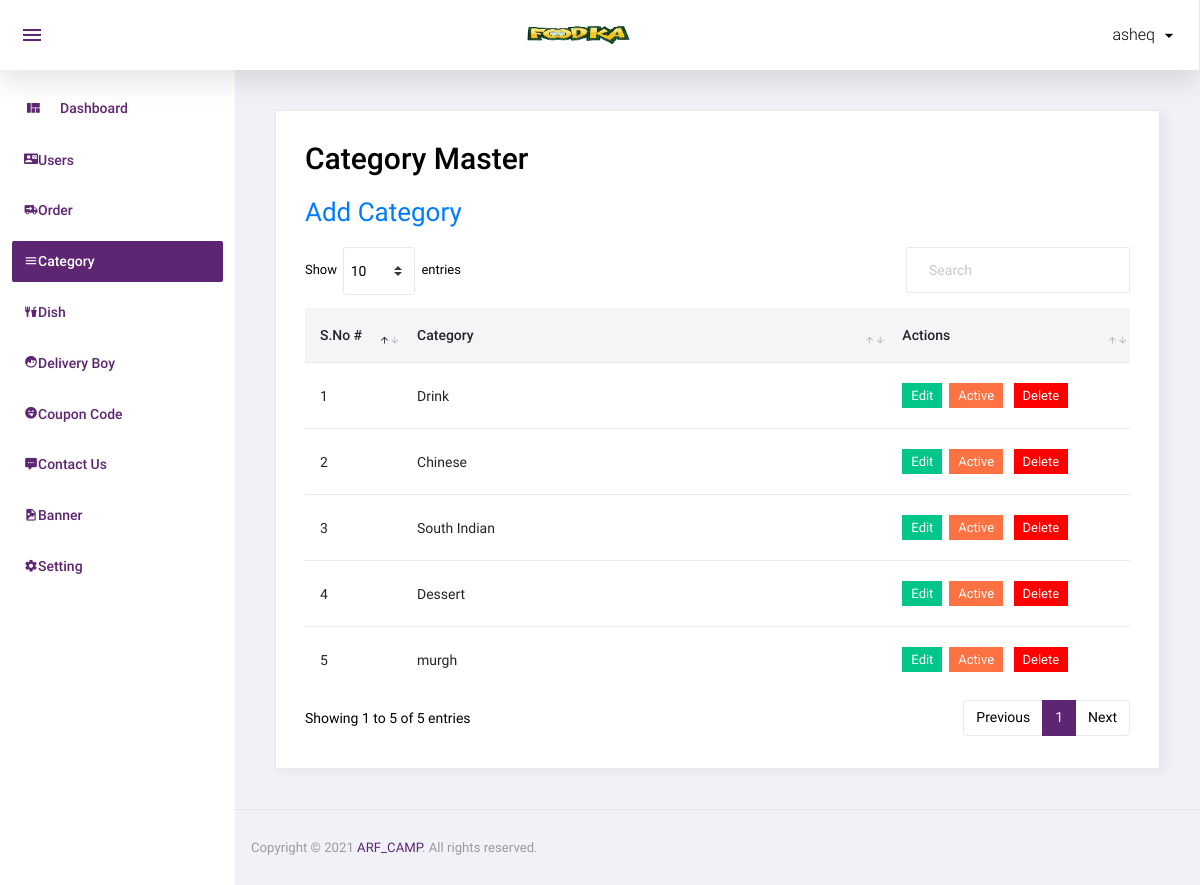
/admin/category.php (signed in), run on the app's committed database.
### tables this page shows
CREATE TABLE `category` (
  `id` int(11) NOT NULL,
  `category` varchar(50) NOT NULL,
  `order_number` int(11) NOT NULL,
  `status` int(11) NOT NULL,
  `added_on` datetime NOT NULL
);

### admin/category.php (the view, shortened to what this page needs)
<?php
include('top.php');
$sql="select * from category order by id";
$res=mysqli_query($con,$sql);
 ?>
  <div class="card">
            <div class="card-body">
               <h1 class="grid_title">Category Master</h1>
                <a href="manage_category.php" class="add_link">Add Category</a>
              <div class="row grid_box">
                <div class="col-12">
                  <div class="table-responsive">
                    <table id="order-listing" class="table">
                      <thead>
                        <tr>
                            <th width="10%">S.No #</th>
                            <th width="50%">Category</th>
                            <th width="25%">Actions</th>
                        </tr>
                      </thead>
<tbody>
       <?php
       if(mysqli_num_rows($res)>0)
       {
		$i=1;
		while($row=mysqli_fetch_assoc($res)){
		?>
<tr>
        <td><?php echo $i?></td>
        <td><?php echo $row['category']?></td>
		<td>
			<a href="manage_category.php?id=<?php echo $row['id']?>"><label class="badge badge-success hand_cursor">Edit</label></a>&nbsp;
			<?php
		         if($row['status']==1)
		         {
			     ?>
			     <a href="?id=<?php echo $row['id']?>&type=deactive"><label class="badge badge-danger hand_cursor">Active</label></a>
			     <?php
			    }
			    else
			    {
			        ?>
			     <a href="?id=<?php echo $row['id']?>&type=active"><label class="badge badge-info hand_cursor">Deactive</label></a>
				<?php
				}
				?>&nbsp;
				<a href="?id=<?php echo $row['id']?>&type=delete"><label class="badge badge-danger delete_red hand_cursor">Delete</label></a>
		</td>
</tr>
                <?php
				$i++;
				}
		}
				else
					{ ?>
						<tr>
							<td colspan="5">No data found</td>
						</tr>
						<?php } ?>
                      </tbody>
                    </table>
                  </div>
				</div>
              </div>
            </div>
          </div>
 <?php
include('footer.php');
 ?>

### data on the page
category: category "Drink"
category: category "Chinese"
category: category "South Indian"
category: category "Dessert"
category: category "murgh"

### other printed values
$_SESSION['ADMIN_USER'] "asheq"
